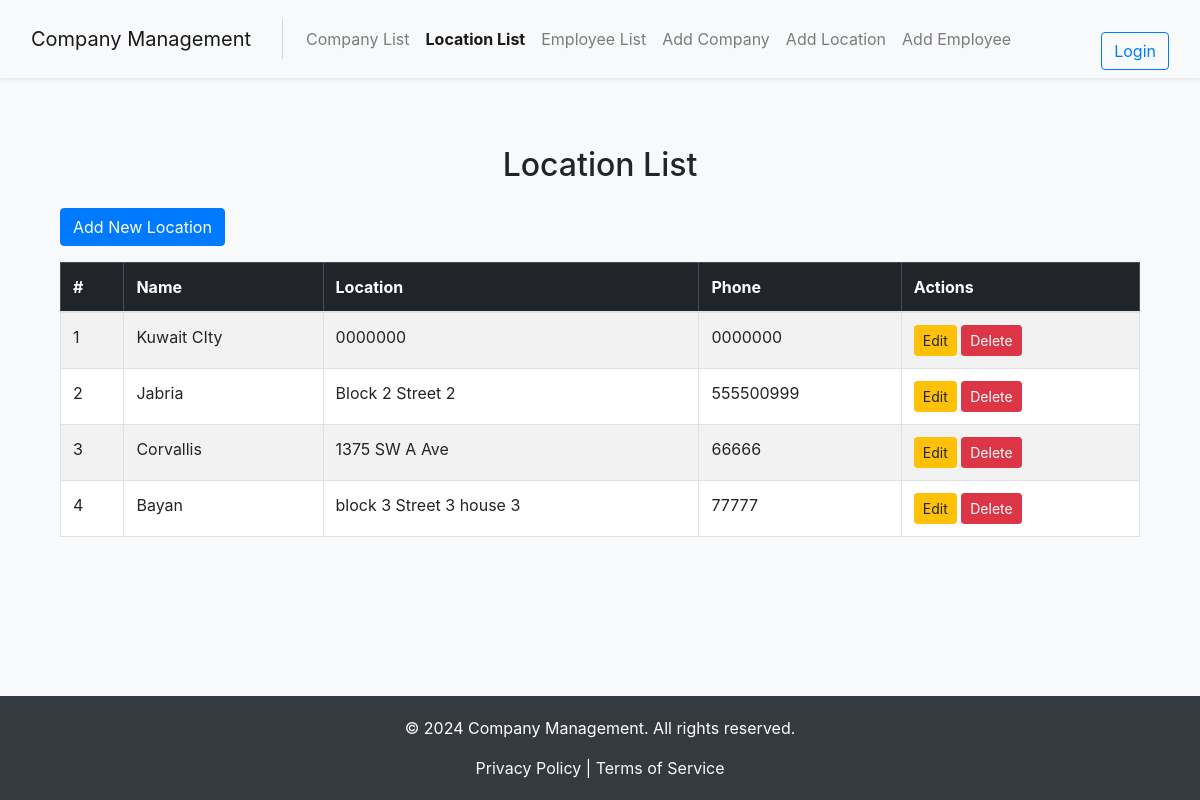
Page /location_list/ on the committed database.
### Testapp/models.py (models this page shows, shortened)
class Location(models.Model):
    l_name = models.CharField(max_length=255)
    l_phone = models.CharField(max_length=20)
    l_address = models.CharField(max_length=255)
    l_com = models.CharField(max_length=100, default='default_value')

### Testapp/location_views.py (the view)
# urls.py: path('location_list/', location_views.location_list, name='location_list'),
def location_list(request):
    locations = Location.objects.all()
    return render(request, 'locations/location_list.html', {'locations': locations})

### Testapp/templates/locations/location_list.html (shortened to what this page needs)
{% extends 'companies/base.html' %}
{% block content %}
    <div class="container mt-5">
        <h2 class="text-center mb-4">Location List</h2>
        <div class="mb-3">
            <a href="{% url 'add_location' %}" class="btn btn-primary">Add New Location</a>
        </div>
        <table class="table table-striped table-bordered">
            <thead class="table-dark">
                <tr>
                    <th>#</th>
                    <th>Name</th>
                    <th>Location</th>
                    <th>Phone</th>
                    <th>Actions</th>
                </tr>
            </thead>
            <tbody>
                {% for location in locations %}
                <tr>
                    <td>{{ forloop.counter }}</td>
                    <td>{{ location.l_name }}</td>
                    <td>{{ location.l_address }}</td>
                    <td>{{ location.l_phone }}</td>
                    <td>
                        <a href="{% url 'edit_location' location.id %}" class="btn btn-warning btn-sm">Edit</a>
                        <a href="{% url 'delete_location' location.id %}" class="btn btn-danger btn-sm">Delete</a>
                    </td>
                </tr>
                {% endfor %}
            </tbody>
        </table>
    </div>
{% endblock %}

### Testapp/templates/companies/base.html (style rules this page uses)
html { height: 100%; }
body { min-height: 100%; display: flex; flex-direction: column; margin: 0; background-color: #f8f9fa; }
.container { flex: 1; }

### rows in the picture
Location: l_name "Kuwait CIty", l_address "0000000", l_phone "0000000"
Location: l_name "Jabria", l_address "Block 2 Street 2", l_phone "555500999"
Location: l_name "Corvallis", l_address "1375 SW A Ave", l_phone "66666"
Location: l_name "Bayan", l_address "block 3 Street 3 house 3", l_phone "77777"
